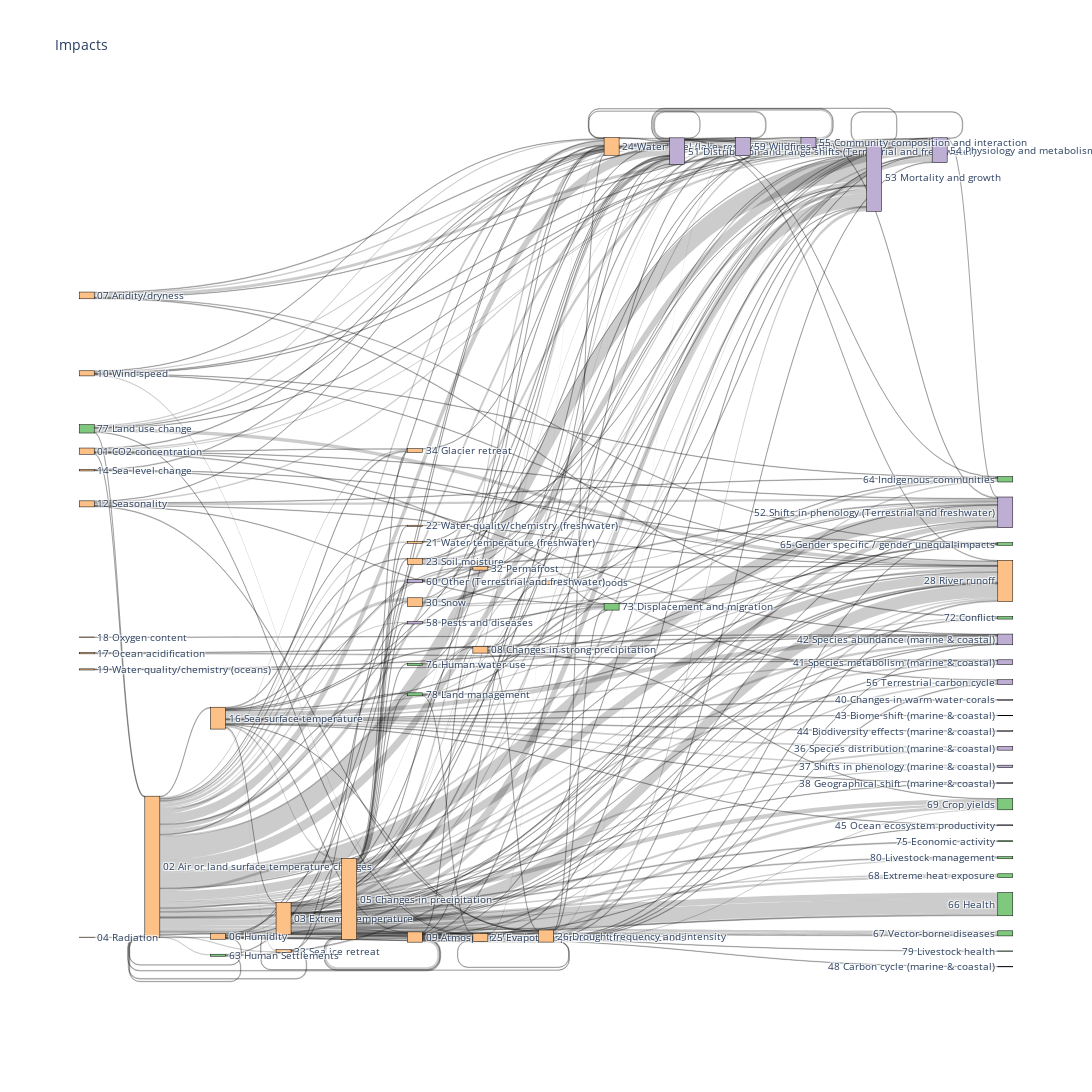

Notebook code cell kept with this figure:
### Code cell
import plotly.graph_objects as go
import urllib, json

# override gray link colors with 'source' colors
opacity = 0.4
# change 'magenta' to its 'rgba' value to add opacity
data['data'][0]['node']['color'] = ['rgba(255,0,255, 0.8)' if color == "magenta" else color for color in data['data'][0]['node']['color']]
data['data'][0]['link']['color'] = [data['data'][0]['node']['color'][src].replace("0.8", str(opacity))
                                    for src in data['data'][0]['link']['source']]

column_dict = dict(zip(parents,[1,2,3]))

fig = go.Figure(data=[go.Sankey(
    valueformat = ".0f",
    #valuesuffix = "TWh",
    # Define nodes
    
    node = dict(
      pad = 15,
      thickness = 15,
      line = dict(color = "black", width = 0.5),
      label =  g.vs["name"],
      #label = [[y["name"] for y in g.vs.select(parent=x)] for x in parents],
      color = [color_dict[x] for x in g.vs["parent"]],
      #groups = groups,
      #groups = [1,2,3]
      #groups = [column_dict[x] for x in g.vs["parent"]]
      #x = [column_dict[x]*0.1 for x in g.vs["parent"]]
      #color =  [f'rgba({",".join([str(y) for y in(color_dict[x])])})' for x in g.vs["parent"]]
    ),
    # Add links
    link = dict(
      source =  [x.source for x in g.es],
      target =  [x.target for x in g.es],
      value =  g.es["weight"],
      #label =  data['data'][0]['link']['label'],
      #color =  [f'rgba({",".join([str(y) for y in(color_dict[x])])})' for x in g.vs["parent"]]
    )
    ,
    arrangement="snap",
)])

fig.update_layout(
    title_text="Impacts",
    font_size=10,
    width=1200,
    height=1200,
)
fig.show()

### Figure 1 — Plotly figure (JSON) as saved in the notebook; plotly's stock layout.template omitted (floating-point values rounded to 4 significant figures; data arrays with more than 128 entries replaced by an {"elided": "..."} marker saying what was removed)
{"data": [{"arrangement": "snap", "link": {"source": {"elided": "260 int values"}, "target": {"elided": "260 int values"}, "value": {"elided": "260 int values"}}, "node": {"color": ["#fdc086", "#fdc086", "#fdc086", "#fdc086", "#fdc086", "#fdc086", "#fdc086", "#fdc086", "#fdc086", "#fdc086", "#fdc086", "#fdc086", "#fdc086", "#fdc086", "#fdc086", "#fdc086", "#fdc086", "#fdc086", "#fdc086", "#fdc086", "#fdc086", "#fdc086", "#fdc086", "#fdc086", "#fdc086", "#fdc086", "#fdc086", "#fdc086", "#fdc086", "#fdc086", "#fdc086", "#fdc086", "#fdc086", "#fdc086", "#fdc086", "#beaed4", "#beaed4", "#beaed4", "#7fc97f", "#beaed4", "#beaed4", "#beaed4", "#beaed4", "#beaed4", "#beaed4", "#beaed4", "#beaed4", "#beaed4", "#beaed4", "#beaed4", "#beaed4", "#beaed4", "#beaed4", "#beaed4", "#beaed4", "#beaed4", "#beaed4", "#beaed4", "#beaed4", "#beaed4", "#7fc97f", "#7fc97f", "#7fc97f", "#7fc97f", "#7fc97f", "#7fc97f", "#7fc97f", "#7fc97f", "#7fc97f", "#7fc97f", "#7fc97f", "#7fc97f", "#7fc97f", "#7fc97f", "#7fc97f", "#7fc97f", "#7fc97f", "#7fc97f", "#7fc97f", "#7fc97f", "#7fc97f"], "label": ["01 CO2 concentration", "02 Air or land surface temperature changes", "03 Extreme temperature", "04 Radiation", "05 Changes in precipitation", "06 Humidity", "07 Aridity/dryness", "08 Changes in strong precipitation", "09 Atmospheric/marine circulation or teleconnections", "10 Wind speed", "11 Storms", "12 Seasonality", "13 Other (physical systems)", "14 Sea level change", "15 Coastal flooding", "16 Sea surface temperature", "17 Ocean acidification", "18 Oxygen content", "19 Water quality/chemistry (oceans)", "20 Other (oceans)", "21 Water temperature (freshwater)", "22 Water quality/chemistry (freshwater)", "23 Soil moisture", "24 Water level (lake, reservoir, groundwater)", "25 Evapotranspiration", "26 Drought frequency and intensity", "27 River floods", "28 River runoff", "29 Other (Rivers, lakes and soil moisture)", "30 Snow", "31 Landslides/instability", "32 Permafrost", "33 Sea ice retreat", "34 Glacier retreat", "35 Other (mountains, snow and ice)", "36 Species distribution (marine & coastal)", "37 Shifts in phenology (marine & coastal)", "38 Geographical shift  (marine & coastal)", "39 Changes in fisheries output/catch (potential)", "40 Changes in warm water corals", "41 Species metabolism (marine & coastal)", "42 Species abundance (marine & coastal)", "43 Biome shift (marine & coastal)", "44 Biodiversity effects (marine & coastal)", "45 Ocean ecosystem productivity", "46 Changes in kelp forests", "47 Seagrass", "48 Carbon cycle (marine & coastal)", "49 Biogeochemical flows (marine & coastal)", "50 Other (marine & coastal)", "51 Distribution and range shifts (Terrestrial and freshwater)", "52 Shifts in phenology (Terrestrial and freshwater)", "53 Mortality and growth", "54 Physiology and metabolism", "55 Community composition and interaction", "56 Terrestrial carbon cycle", "57 Biogeochemical flows (Terrestrial and freshwater)", "58 Pests and diseases", "59 Wildfires", "60 Other (Terrestrial and freshwater)", "61 Arctic infrastructure", "62 Coastal human systems", "63 Human Settlements", "64 Indigenous communities", "65 Gender specific / gender unequal impacts", "66 Health", "67 Vector-borne diseases", "68 Extreme heat exposure", "69 Crop yields", "70 Food prices", "71 Malnutrition", "72 Conflict", "73 Displacement and migration", "74 Economic inequality", "75 Economic activity", "76 Human water use", "77 Land use change", "78 Land management", "79 Livestock health", "80 Livestock management", "81 Other (human and managed systems)"], "line": {"color": "black", "width": 0.5}, "pad": 15, "thickness": 15, "x": [0.007212, 0.07761, 0.2184, 0.007212, 0.2888, 0.148, 0.007212, 0.4296, 0.3592, 0.007212, 0.007212, 0.007212, 0.148, 0.007212, 0.007212, 0.007212, 0.3592, 0.3592, 0.3592, 0.5704, 0.4296, 0.5, 0.5, 0.9928, 0.3592, 0.4296, 0.2184, 0.3592, 0.9928, 0.9928, 0.9928, 0.9928, 0.9928, 0.9928, 0.9928, 0.9928, 0.9928, 0.9928, 0.6408, 0.9928, 0.852, 0.9224, 0.7816, 0.9928, 0.3592, 0.7112, 0.3592, 0.148, 0.9928, 0.9928, 0.9928, 0.9928, 0.9928, 0.9928, 0.9928, 0.5704, 0.9928, 0.3592, 0.007212, 0.3592, 0.9928, 0.9928], "y": [0.3839, 0.841, 0.8975, 0.9182, 0.8761, 0.917, 0.2143, 0.6029, 0.9178, 0.2997, 0.4428, 0.4032, 0.6778, 0.6048, 0.589, 0.621, 0.4834, 0.4669, 0.5028, 0.05086, 0.9182, 0.9167, 0.5294, 0.5263, 0.5449, 0.5136, 0.9328, 0.3844, 0.6994, 0.7177, 0.7345, 0.6513, 0.6129, 0.589, 0.6667, 0.6821, 0.7781, 0.9235, 0.05604, 0.4517, 0.08449, 0.05509, 0.04637, 0.6333, 0.5662, 0.05114, 0.5231, 0.9363, 0.4159, 0.4859, 0.859, 0.8903, 0.8285, 0.7563, 0.5666, 0.5556, 0.7939, 0.6188, 0.3606, 0.6517, 0.9083, 0.8103]}, "type": "sankey", "valueformat": ".0f"}], "layout": {"font": {"size": 10}, "height": 1200, "title": {"text": "Impacts"}, "width": 1200}}
